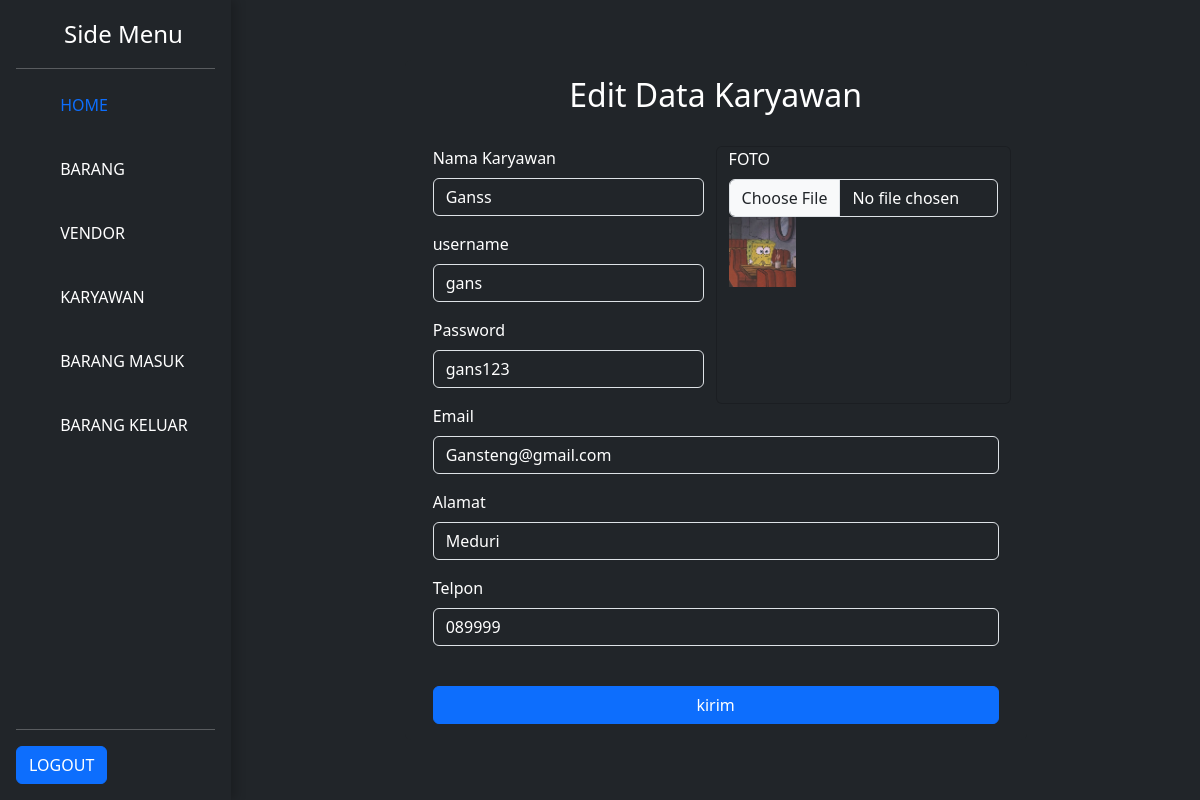
Page /views/admin/user-edit.php?id_user=6 (signed in) on the committed database.
### tables this page shows
CREATE TABLE `user` (
  `id_user` int(11) NOT NULL,
  `nama_user` varchar(80) NOT NULL,
  `username` varchar(250) NOT NULL,
  `password` varchar(250) NOT NULL,
  `email` varchar(50) NOT NULL,
  `alamat` varchar(100) NOT NULL,
  `telp` char(16) NOT NULL,
  `foto` varchar(80) NOT NULL,
  `role` varchar(10) NOT NULL
);

### classes/Database.php (called while the page is built)
<?php
class Database {
    private $host = "localhost";
    private $user = "root";
    private $password = "";
    private $dbName = "uas_inv";
    protected function connectDB(){
        try{
            $dataBase = 'mysql:host=' . $this->host . ';dbname=' . $this->dbName;
            $pdo = new PDO($dataBase, $this->user, $this->password);
            $pdo->setAttribute(PDO::ATTR_DEFAULT_FETCH_MODE, PDO::FETCH_ASSOC);
            return $pdo;
        } catch (PDOException $e){
            echo "Connetion Failed" . $e->getMessage();
        }
    }
}

### classes/User.php (called while the page is built, shortened)
<?php
class User extends Database{
    private $tabel = 'user';
    public function getditUser($id_user){
        $sql = "SELECT * FROM ". $this->tabel ."  WHERE id_user = :id_user";
        $stmt = $this->connectDB()->prepare($sql);
        $stmt->bindParam(':id_user', $id_user);
        $stmt->execute();
        return $stmt->fetch(PDO::FETCH_OBJ);
    }
}

### views/admin/user-edit.php (the view, shortened to what this page needs)
<?php
include '../../header.php';
$user = new User();
$getid_user = $_GET['id_user'];
$getdata_user = $user->getditUser($getid_user);
?>
<body>
    <main class="d-flex text-bg-dark">
        <?php
        include '../../sidebar.php';
        ?>
        <div class="container-fluid">
            <div class="row justify-content-center align-items-center" style="min-height: 100vh;">
                <div class="col-md-8">
                    <div class="card text-bg-dark" style="border: none; box-shadow: none; ">
                        <div class="card-body">
                            <form action="#" method="POST" enctype="multipart/form-data" class="container">
                            <h2 class="card-title text-center">Edit Data Karyawan</h2>
                            <br>
                            <div class="row">
                                <div class="col-md-6">
                                    <div class="mb-3">
                                        <label for="nama" class="form-label">Nama Karyawan</label>
                                        <input type="text" class="form-control text-bg-dark" name="nama_user" value="<?= $getdata_user->nama_user ?>">
                                    </div>
                                    <div class="mb-3">
                                        <label for="user" class="form-label">username</label>
                                        <input type="text" class="form-control text-bg-dark" name="username" value="<?= $getdata_user->username ?>">
                                    </div>
                                    <div class="mb-3">
                                        <label for="password" class="form-label">Password</label>
                                        <input type="text" class="form-control text-bg-dark" name="password" value="<?= $getdata_user->password ?>">
                                    </div>
                                </div>
                                <div class="card col-md-6 text-bg-dark">
                                    <div class="mb-3">
                                        <label for="foto" class="form-label">FOTO</label>
                                        <input type="file" id="formFile" class="form-control text-bg-dark" name="foto" onchange="prevImage()">
                                        <?php
                                        $gambarPath = '../../img/user_img/' . $getdata_user->foto;
                                        ?>
                                        <img id="prevImg" src="<?= $gambarPath ?>" class="mx-auto w-25">
                                    </div>
                                </div>
                            </div>
                            <div class="mb-3">
                                <label for="email" class="form-label">Email</label>
                                <input type="email" class="form-control text-bg-dark" name="email" value="<?= $getdata_user->email ?>">
                            </div>
                            <div class="mb-3">
                                <label for="alamat" class="form-label">Alamat</label>
                                <input type="text" class="form-control text-bg-dark" name="alamat" value="<?= $getdata_user->alamat ?>">
                            </div>
                            <div class="mb-3">
                                <label for="telp" class="form-label">Telpon</label>
                                <input type="number" class="form-control text-bg-dark" name="telp" value="<?= $getdata_user->telp ?>">
                            </div>
<br>
                            <div class="d-grid gap-2">
                                <input type="submit" class="btn btn-primary" name="update_data" value="kirim">
                            </div>
                        </form>
</div>
</div>
</div>
</div>
</div>
</main>
</body>

### rows in the picture
user: nama_user "Ganss", username "gans", password "gans123", foto (picture), email "Gansteng@gmail.com", alamat "Meduri", telp "089999"
